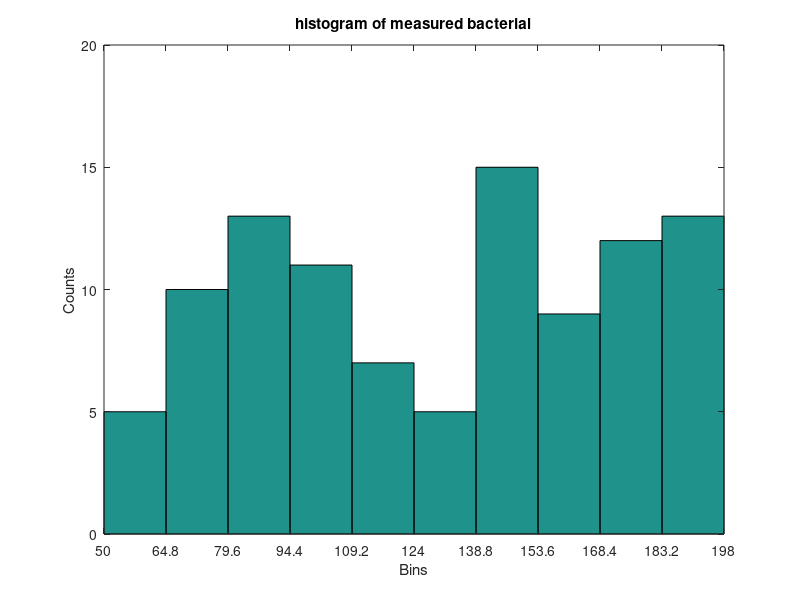

Source code (MATLAB):
%# random data vector of integers
M = randi([50 200], [100 1]);

%# compute bins
nbins = 10;
binEdges = linspace(min(M),max(M),nbins+1);
aj = binEdges(1:end-1);     %# bins lower edge
bj = binEdges(2:end);       %# bins upper edge
cj = ( aj + bj ) ./ 2;      %# bins center

%# assign values to bins
[~,binIdx] = histc(M, [binEdges(1:end-1) Inf]);

%# count number of values in each bin
nj = accumarray(binIdx, 1, [nbins 1], @sum);

%# plot histogram
bar(cj,nj,'hist')
set(gca, 'XTick',binEdges, 'XLim',[binEdges(1) binEdges(end)])
xlabel('Bins'), ylabel('Counts'), title('histogram of measured bacterial')